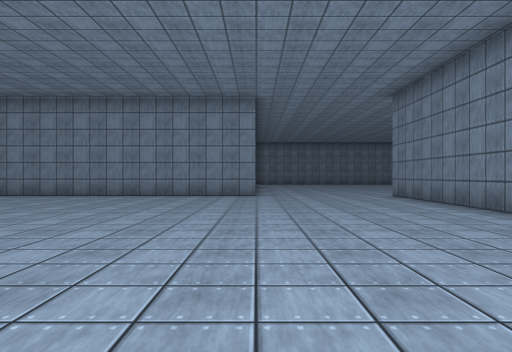
view 1 (above)

22 first-person views from a walk through a Unity game level. The camera is 1.2 m above the floor, looks level and sees 70° across. The floor is counted in squares, 2 m on a side. Each view is taken from the middle of a square. On the plan, view 1 faces up. The plan holds only what a view shows up to about 10 squares ahead; the rest is blank. The place goes on beyond the plan. The player character is not drawn. Surface patterns are stand-ins for the level's own textures.

view 2
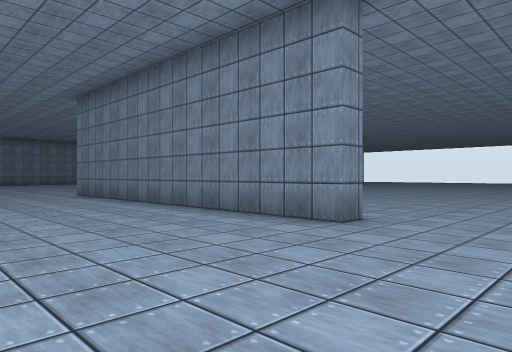

view 3
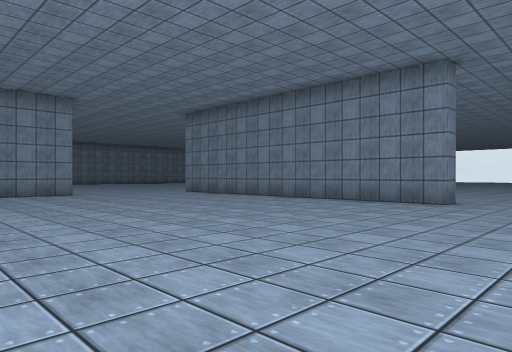

view 4
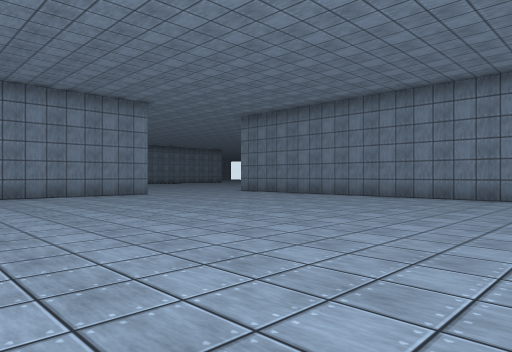

view 5
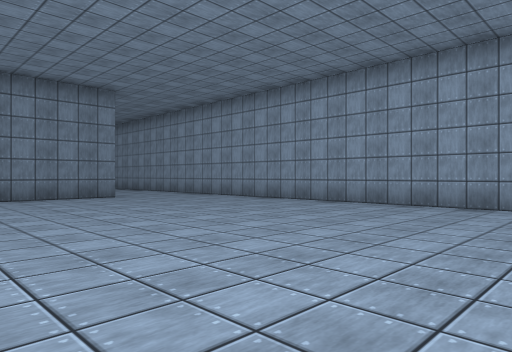

view 6
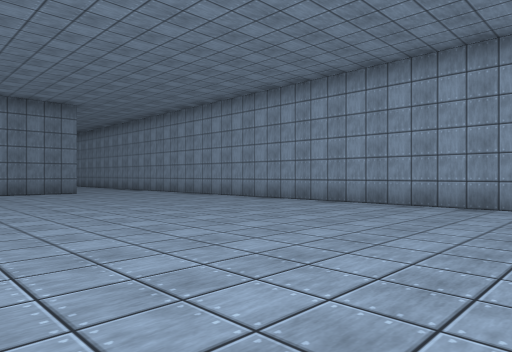

view 7
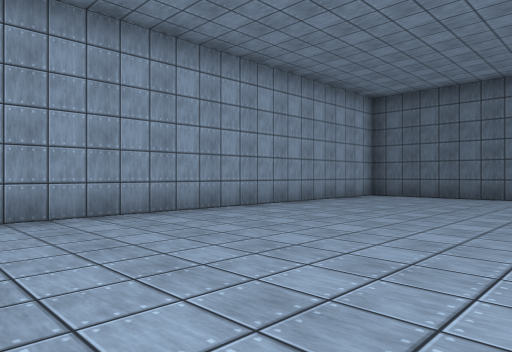

view 8
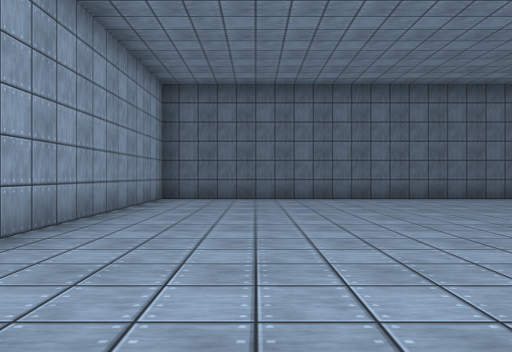

view 9
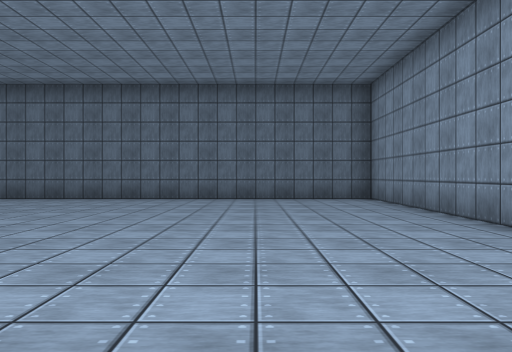

view 10
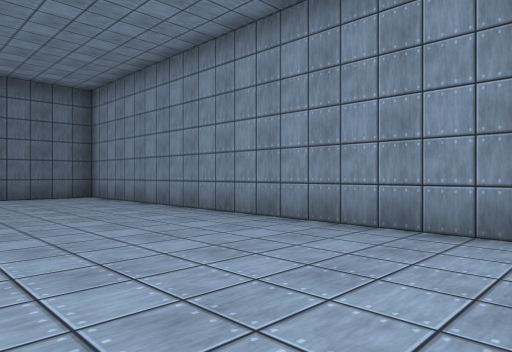

view 11
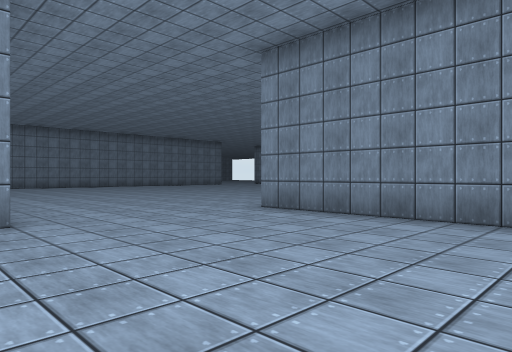

view 12
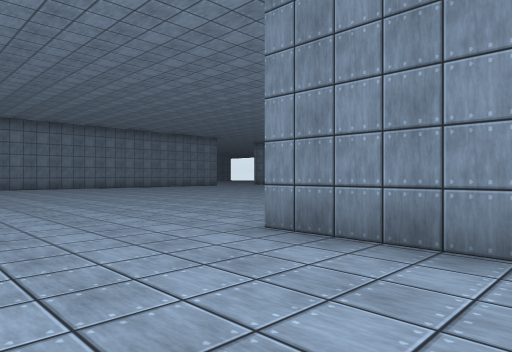

view 13
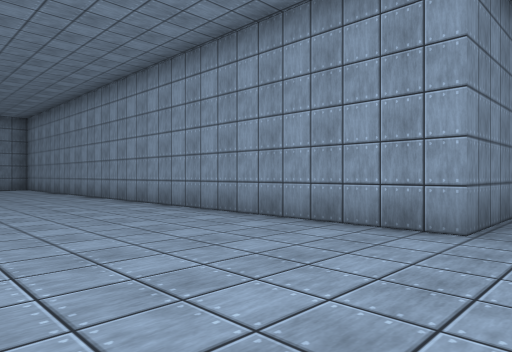

view 14
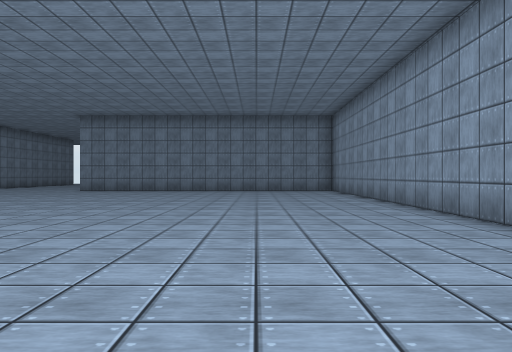

view 15
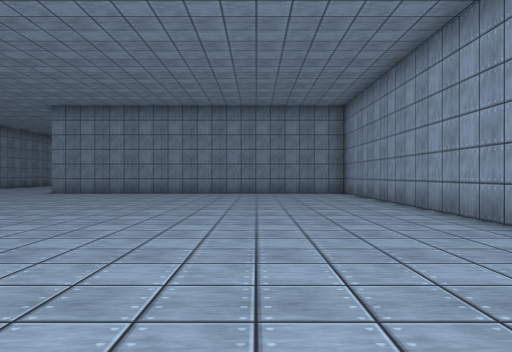

view 16
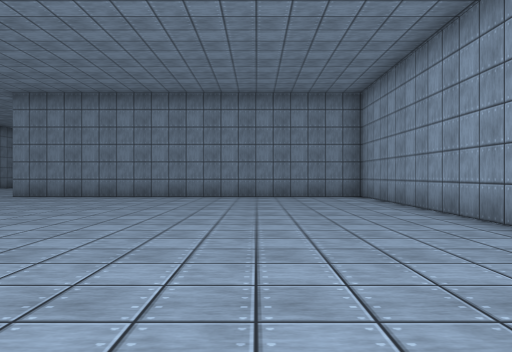

view 17
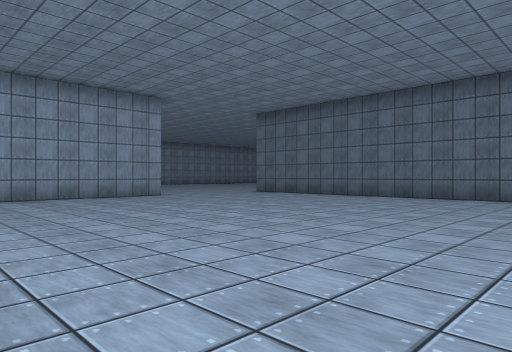

view 18
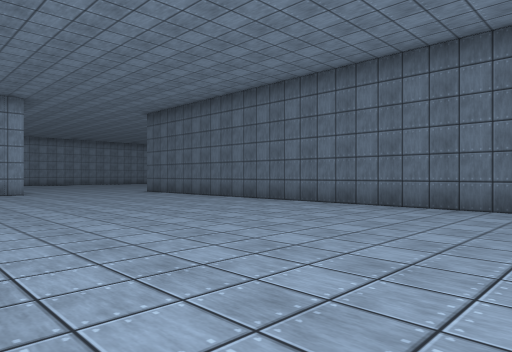

view 19
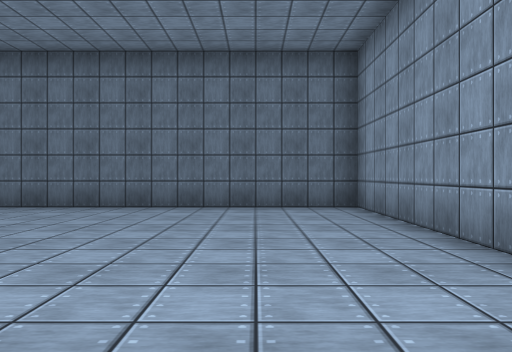

view 20
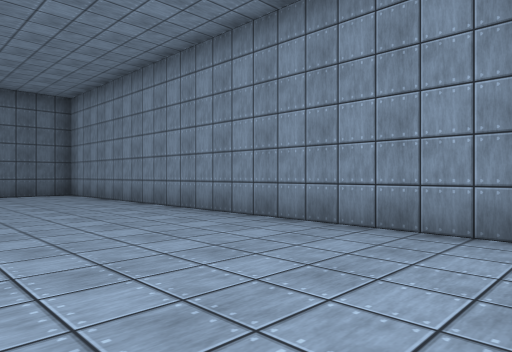

view 21
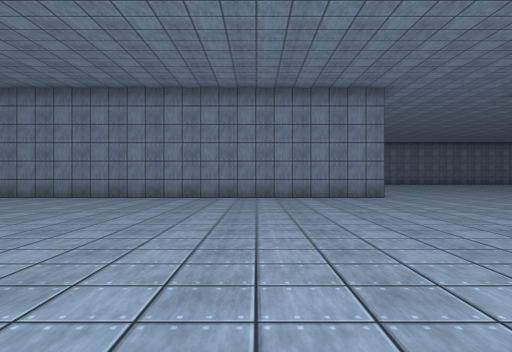

view 22
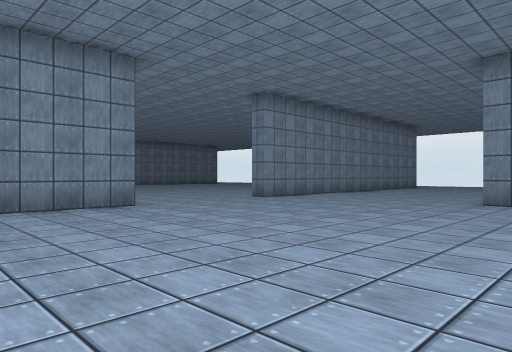

### Floor plan
Points are (right, up) in squares from view 1. A wall is a line through its corners. A room is listed if a view was taken in it or the views show most of it. See-through windows are left out.
Room 1 (views 1, 2, 3, 4, 5, 6, 7, 8, 9, 10, 11, 12)
walls: (-5.6, 11) (-15.5, 11) (-15.5, -1.4) (0.8, -1.4); (-1.8, 11) (-4.1, 11); (4.1, 1.5) (4.1, 10.9)
ways out: opening at (2, 11.3) to room 2; opening at (3.3, 0)
Room 2 (views 13, 14, 15, 16, 17, 18, 19, 20, 21, 22)
walls: (15.6, 26) (0, 26) (0, 16.9); (4.1, 10.9) (20, 10.9)
ways out: opening at (2, 11.3) to room 1

Where each view was taken, in squares from view 1:
view 1: 0 up, 0 right, facing up
view 2: 1 down, 0 right, facing up-right
view 3: 1 down, 4 left, facing up-right
view 4: 0 up, 6 left, facing up-right
view 5: 6 up, 6 left, facing down-right
view 6: 6 up, 9 left, facing down-right
view 7: 4 up, 5 left, facing down-left
view 8: 1 up, 6 left, facing left
view 9: 8 up, 6 left, facing left
view 10: 7 up, 5 left, facing up-left
view 11: 6 up, 1 left, facing up-right
view 12: 8 up, 1 right, facing up-right
view 13: 15 up, 3 right, facing down-right
view 14: 14 up, 6 right, facing right
view 15: 14 up, 8 right, facing right
view 16: 14 up, 10 right, facing right
view 17: 21 up, 10 right, facing down-left
view 18: 24 up, 7 right, facing down-left
view 19: 24 up, 7 right, facing left
view 20: 22 up, 12 right, facing up-left
view 21: 16 up, 12 right, facing up
view 22: 19 up, 12 right, facing up-right
